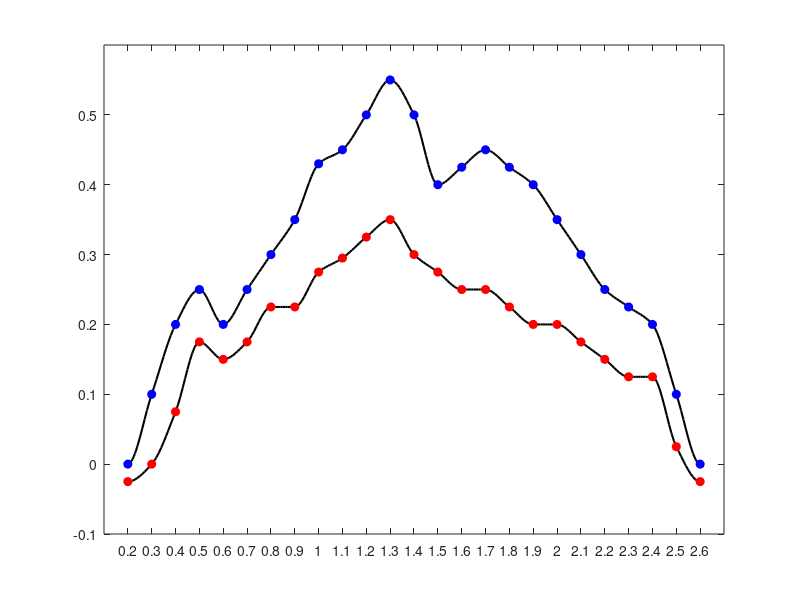

This figure's MATLAB source: (Note: this script raises an error after producing the figure.)
clear all, close all, clc

% Define the data points for two functions f and g
f = [0 0 .1 .2  .25  .2 .25 .3 .35 .43 .45 .5 .55  .5 .4 .425 .45 .425 .4 .35 .3 .25 .225 .2 .1 0 0];
g = [0 0 .025 .1  .2  .175 .2 .25 .25 .3 .32 .35 .375  .325 .3 .275 .275 .25 .225 .225 .2 .175 .15 .15 .05 0 0] - 0.025;

% Define the x values corresponding to the data points for f and g
x = 0.1*(1:length(f));  % Scaled x values based on the length of f

% Interpolate the functions f and g to get smoother curves
xf = (.01:.01:x(end));  % Create a finer x-grid for interpolation
f_interp = interp1(x, f, xf, 'cubic');  % Cubic interpolation of f on finer grid
g_interp = interp1(x, g, xf, 'cubic');  % Cubic interpolation of g on finer grid

% Plot the interpolated function f (smoothed) and the original data points
plot(xf(20:end-10), f_interp(20:end-10), 'k', 'LineWidth', 1.5)  % Plot interpolated f in black
hold on
plot(x(2:end-1), f(2:end-1), 'bo', 'MarkerFace', 'b')  % Plot original f points as blue circles

% Plot the interpolated function g (smoothed) and the original data points
plot(xf(20:end-10), g_interp(20:end-10), 'k', 'LineWidth', 1.5)  % Plot interpolated g in black
plot(x(2:end-1), g(2:end-1), 'ro', 'MarkerFace', 'r')  % Plot original g points as red circles

% Set the x-axis and y-axis limits
xlim([.1 2.7])  % Set x-axis range
ylim([-.1 .6])  % Set y-axis range

% Customize the appearance of the axes
set(gca, 'XTick', [.2:.1:2.6], 'XTickLabels', {}, 'LineWidth', 1.2)  % Custom x-ticks without labels
set(gca, 'YTick', []);  % Remove y-tick marks
box off  % Remove box around the plot

% Adjust figure size and position on the screen
set(gcf, 'Position', [100 100 550 250])

% Set paper position mode to auto for printing
set(gcf, 'PaperPositionMode', 'auto')



%% Compute the inner product between the interpolated functions f_interp and g_interp

% Replace NaN values with 0
f_interp(isnan(f_interp)) = 0;
g_interp(isnan(g_interp)) = 0;

delta_x = xf(2) - xf(1); % Assuming uniform spacing in xf

inner_product = sum((f_interp * g_interp') * delta_x)  % Assuming uniform spacing in xf

% Display the result
disp(['Inner product between f_interp and g_interp: ', num2str(inner_product)]);
